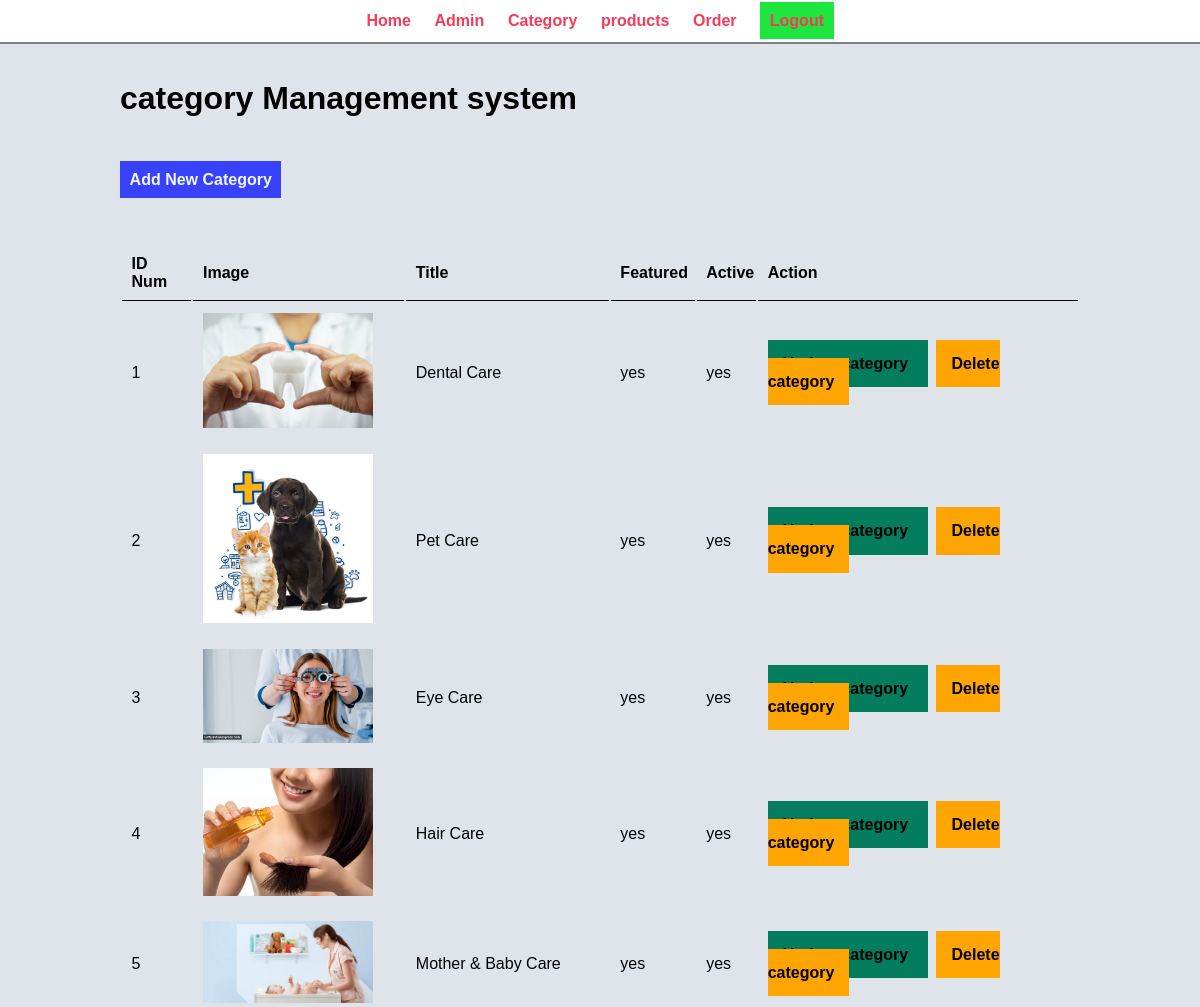
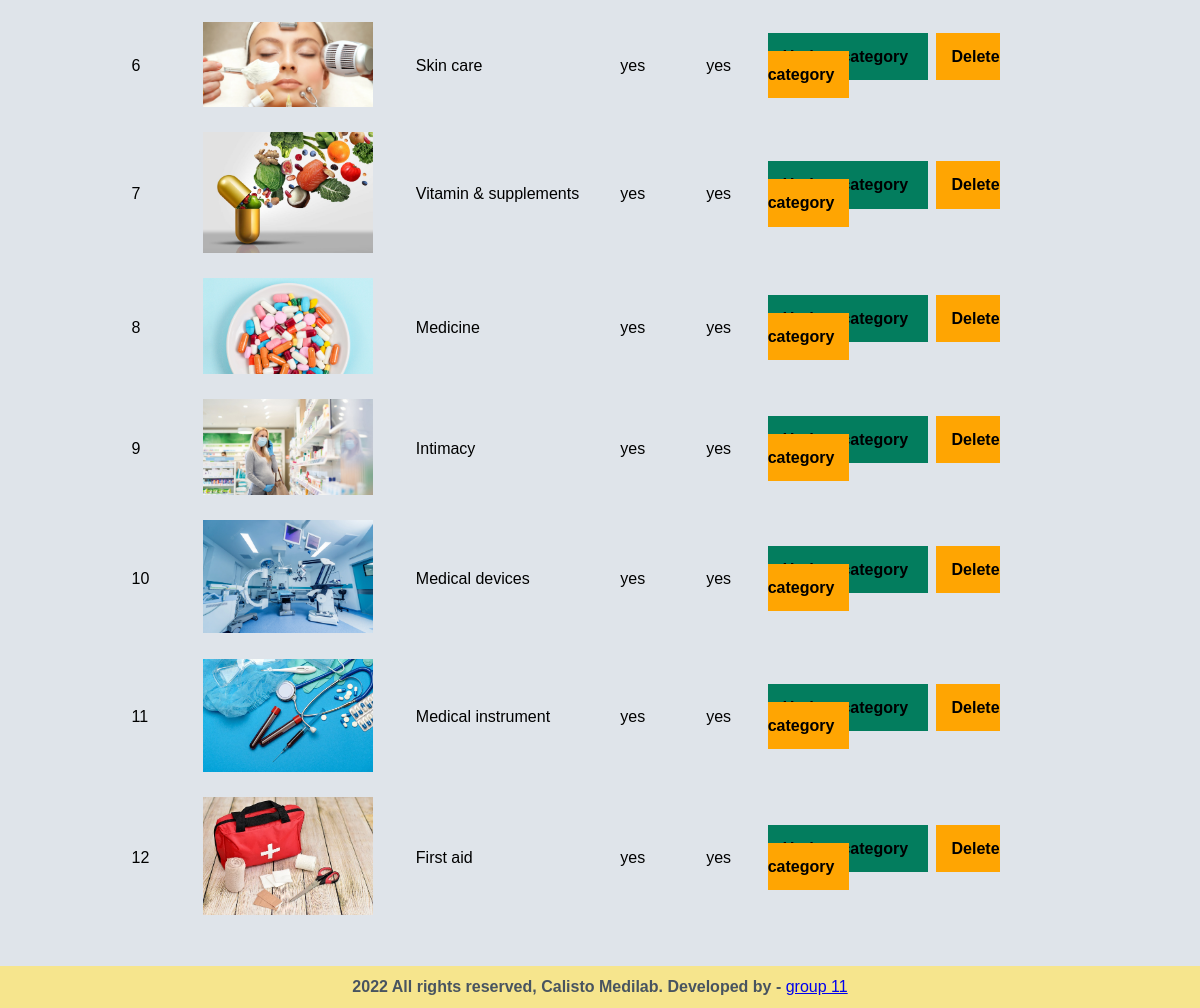
The page /admin/manage-category.php on the database its author committed (2 pictures, top to bottom).
### tables this page shows
CREATE TABLE `tbl_category` (
  `id` int(10) UNSIGNED NOT NULL,
  `title` varchar(100) NOT NULL,
  `image_name` varchar(255) NOT NULL,
  `featured` varchar(10) NOT NULL,
  `active` varchar(10) NOT NULL
);

### admin/manage-category.php (the view, shortened to what this page needs)
<?php include("part/menu.php") ?>
<div class="main-content">
    <div class="wrapper">
        <h1> category Management system </h1>
        <br><br>
        <a href="add-category.php" class="btn-primary"> Add New Category </a>
        <br><br>
        <table class="table-b">
            <tr>
                <th>ID Num</th>
                <th>Image</th>
                <th>Title</th>
                <th>Featured</th>
                <th>Active</th>
                <th>Action</th>
            </tr>
            <?php
                    $sql= "SELECT * FROM tbl_category";
                    $res =mysqli_query($conn,$sql);
                    $count =mysqli_num_rows($res);
                    $id_echo =1;
                    if ($count >0)
                    {
                         while ($rows =mysqli_fetch_assoc($res))
                         {
                              $id=$rows['id'];
                              $title =$rows['title'];
                              $image_name =$rows['image_name'];
                              $featured =$rows['featured'];
                              $active =$rows['active'];
                              ?>
            <tr>
                <td><?php echo $id_echo++; ?></td>
                <td>
                    <?php
                                                  if ($image_name !="")
                                                  {
                                                       ?>
                    <img src="<?php echo SITEURL; ?>images/category/<?php echo $image_name; ?> " width="170px">
                    <?php
                                                  }
                                                  else
                                                  {
                                                       echo "<div class='erro'> Image is not added </div>";
                                                  }
                                             ?>
                </td>
                <td> <?php echo $title;  ?> </td>
                <td><?php echo $featured;  ?> </td>
                <td> <?php echo $active;  ?></td>
                <td> <a href="<?php echo SITEURL ?>admin/update-category.php  ?id=<?php echo $id;?>" class="btn-secondary" style="padding:5%;">
                        Update category </a> &nbsp;
                    <a href="<?php echo SITEURL ?>admin/delete-category.php ?id=<?php echo $id;?>&image_name=<?php echo $image_name?>"
                        class="btn-delet" style="padding:5%;"> Delete category </a>
                </td>
            </tr>
            <?php
                         }
                    }
                    else
                    {
                         $_SESSION['category-check'] = "<div class='erro'> No Category add to the Database </div>";
                    }
               ?>
        </table>
    </div>
</div>
<?php include("part/footer.php")   ?>

### css/admin.css (style rules this page uses)
* { margin: 0px; padding:0px; font-family: Arial, Helvetica, sans-serif; }
.wrapper { padding: 1%; width: 80%; margin: 0 auto; }
.main-content { background-color: #dfe4ea; padding: 2% 0; }
.table-b { width:100%; }
table tr th { border-bottom: 1px solid black; padding: 1%; text-align: left; }
table tr td { padding: 1%; }
.btn-primary { background-color: #3742fa; padding:1%; color: aliceblue; text-decoration: none; font-weight: 700; }
.btn-secondary { background-color: #037d5e; padding:1%; color: black; text-decoration: none; font-weight: 700; }
.btn-delet { background-color:#ffa502; padding:1%; color: black; text-decoration: none; font-weight: 700; }

### rows shown on the page
tbl_category: image_name (picture), title "Dental Care", featured "yes", active "yes"
tbl_category: image_name (picture), title "Pet Care", featured "yes", active "yes"
tbl_category: image_name (picture), title "Eye Care", featured "yes", active "yes"
tbl_category: image_name (picture), title "Hair Care", featured "yes", active "yes"
tbl_category: image_name (picture), title "Mother & Baby Care", featured "yes", active "yes"
tbl_category: image_name (picture), title "Skin care", featured "yes", active "yes"
tbl_category: image_name (picture), title "Vitamin & supplements", featured "yes", active "yes"
tbl_category: image_name (picture), title "Medicine", featured "yes", active "yes"
tbl_category: image_name (picture), title "Intimacy", featured "yes", active "yes"
tbl_category: image_name (picture), title "Medical devices", featured "yes", active "yes"
tbl_category: image_name (picture), title "Medical instrument", featured "yes", active "yes"
tbl_category: image_name (picture), title "First aid", featured "yes", active "yes"
